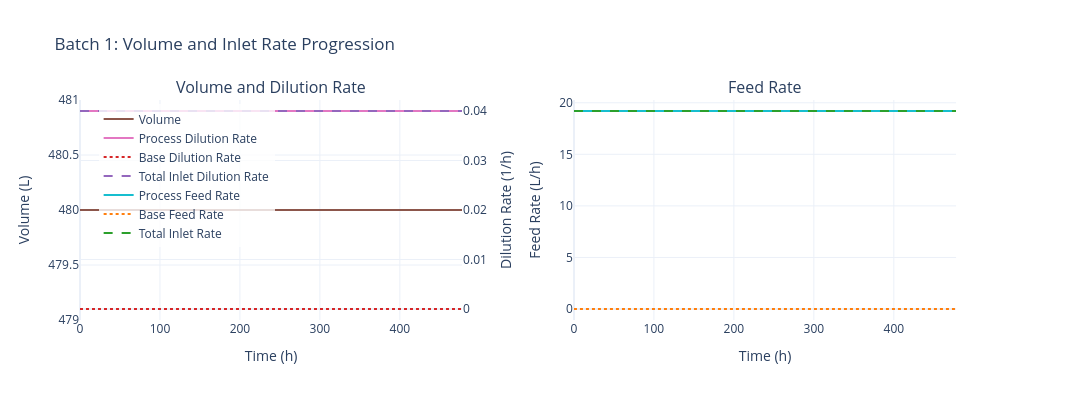

Notebook source saved alongside this figure:
### Code cell
sim.data.plot_volume_feed()

### Figure 1 — Plotly figure (JSON) as saved in the notebook; plotly's stock layout.template omitted (floating-point values rounded to 4 significant figures; data arrays with more than 128 entries replaced by an {"elided": "..."} marker saying what was removed)
{"data": [{"hovertemplate": "Time: %{x:.1f} h<br>Volume: %{y:.2f} L<extra></extra>", "line": {"color": "#8c564b", "width": 2}, "mode": "lines", "name": "Volume", "type": "scatter", "x": {"elided": "541 float values"}, "xaxis": "x", "y": {"elided": "541 float values"}, "yaxis": "y"}, {"hovertemplate": "Time: %{x:.1f} h<br>D_process: %{y:.4f} 1/h<extra></extra>", "line": {"color": "#e377c2", "width": 2}, "mode": "lines", "name": "Process Dilution Rate", "type": "scatter", "x": {"elided": "541 float values"}, "xaxis": "x", "y": {"elided": "541 float values"}, "yaxis": "y2"}, {"hovertemplate": "Time: %{x:.1f} h<br>D_base: %{y:.4f} 1/h<extra></extra>", "line": {"color": "#d62728", "dash": "dot", "width": 2}, "mode": "lines", "name": "Base Dilution Rate", "type": "scatter", "x": {"elided": "541 float values"}, "xaxis": "x", "y": {"elided": "541 float values"}, "yaxis": "y2"}, {"hovertemplate": "Time: %{x:.1f} h<br>D_total: %{y:.4f} 1/h<extra></extra>", "line": {"color": "#9467bd", "dash": "dash", "width": 2}, "mode": "lines", "name": "Total Inlet Dilution Rate", "type": "scatter", "x": {"elided": "541 float values"}, "xaxis": "x", "y": {"elided": "541 float values"}, "yaxis": "y2"}, {"hovertemplate": "Time: %{x:.1f} h<br>F_process: %{y:.4f} L/h<extra></extra>", "line": {"color": "#17becf", "width": 2}, "mode": "lines", "name": "Process Feed Rate", "type": "scatter", "x": {"elided": "541 float values"}, "xaxis": "x2", "y": {"elided": "541 float values"}, "yaxis": "y3"}, {"hovertemplate": "Time: %{x:.1f} h<br>F_base: %{y:.4f} L/h<extra></extra>", "line": {"color": "#ff7f0e", "dash": "dot", "width": 2}, "mode": "lines", "name": "Base Feed Rate", "type": "scatter", "x": {"elided": "541 float values"}, "xaxis": "x2", "y": {"elided": "541 float values"}, "yaxis": "y3"}, {"hovertemplate": "Time: %{x:.1f} h<br>F_total: %{y:.4f} L/h<extra></extra>", "line": {"color": "#2ca02c", "dash": "dash", "width": 2}, "mode": "lines", "name": "Total Inlet Rate", "type": "scatter", "x": {"elided": "541 float values"}, "xaxis": "x2", "y": {"elided": "541 float values"}, "yaxis": "y3"}], "layout": {"annotations": [{"font": {"size": 16}, "showarrow": false, "text": "Volume and Dilution Rate", "x": 0.205, "xanchor": "center", "xref": "paper", "y": 1, "yanchor": "bottom", "yref": "paper"}, {"font": {"size": 16}, "showarrow": false, "text": "Feed Rate", "x": 0.735, "xanchor": "center", "xref": "paper", "y": 1, "yanchor": "bottom", "yref": "paper"}], "font": {"size": 12}, "height": 400, "legend": {"bgcolor": "rgba(255,255,255,0.8)", "x": 0.02, "y": 0.98}, "showlegend": true, "title": {"text": "Batch 1: Volume and Inlet Rate Progression"}, "width": 1400, "xaxis": {"anchor": "y", "domain": [0, 0.41], "title": {"text": "Time (h)"}}, "xaxis2": {"anchor": "y3", "domain": [0.53, 0.94], "title": {"text": "Time (h)"}}, "yaxis": {"anchor": "x", "domain": [0, 1], "title": {"text": "Volume (L)"}}, "yaxis2": {"anchor": "x", "overlaying": "y", "side": "right", "title": {"text": "Dilution Rate (1/h)"}}, "yaxis3": {"anchor": "x2", "domain": [0, 1], "title": {"text": "Feed Rate (L/h)"}}}}
